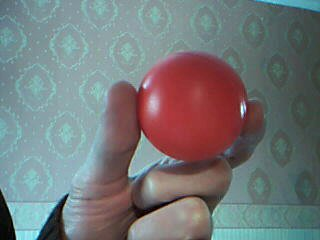
#> input picture cv03/cv03_red_object.jpg, 320 x 240 px; the run also reads 1 picture not shown here
$ python cv03.py
#> lines starting #> are read from the running program, lines starting #| are printed output that depends on the picture; after the words box and inside, x2 and y2 are one past the last pixel; in counts of white or black regions, pixels touching at a corner belong together
# Mady by: Hejsek, Šimon
import cv2
import matplotlib.pyplot as plt
import numpy as np
import os


def load_bitmap(filename):
#> called with filename = 'cv03_objekty1.bmp'
    with open(filename, "rb") as f:
        # load hlavičky
        header = f.read(54)

        # getnutí výšky a šířky
        width = int.from_bytes(header[18:22], byteorder="little")
        height = int.from_bytes(header[22:26], byteorder="little")

        # load zbytku dat
        img_data = np.fromfile(f, dtype=np.uint8)

    row_padded = (width * 3 + 3) & ~3

    # pole na obrazová data
    img = np.zeros((height, width, 3), dtype=np.uint8)

    for row in range(height):
        start = row * row_padded
        end = start + width * 3
        img[height - 1 - row, :] = img_data[start:end].reshape(
            (width, 3)
        )  # Otočíme obrázek vzhůru nohama

    return img


def get_image_size(image):
    height = image.shape[0]
    width = image.shape[1]

    return width, height


def red_ball(path):
    plt.figure(path)
    ball_original = cv2.cvtColor(cv2.imread(path), cv2.COLOR_BGR2RGB)
    ball_tresholded = ball_original.copy()
    plt.subplot(1, 2, 1)
    plt.imshow(ball_original)

    width, height = get_image_size(ball_original)

    for i in range(height):
        for j in range(width):
            r, g, b = ball_original[i, j].tolist()

            try:
                threshold = r / (r + g + b)
                if threshold < 0.5:
                    ball_tresholded[i, j] = [255, 255, 255]
            except:
                continue

    plt.subplot(1, 2, 1)
    plt.imshow(ball_original)

    plt.subplot(1, 2, 2)
    plt.imshow(ball_tresholded)

    plt.show()


def main():

    image = load_bitmap("cv03_objekty1.bmp")
    RGBimage = cv2.cvtColor(image, cv2.COLOR_BGR2RGB)
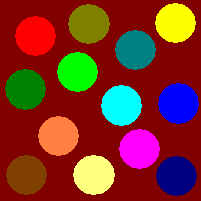
#> RGBimage: shape (201, 201, 3); mean R, G, B 123.7, 50, 38.1

    plt.rcParams["image.cmap"] = "jet"
    plt.imshow(image)
    plt.colorbar()
    plt.show()
    plt.imshow(RGBimage)
    plt.colorbar()
    plt.show()

    image = cv2.imread("cv03_objekty1.bmp")

    # Převod na prostory
    gray_image = cv2.cvtColor(image, cv2.COLOR_BGR2GRAY)
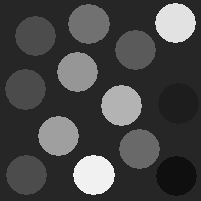
#> gray_image: shape (201, 201); min 15, max 241, mean 70.5
    hsv_image = cv2.cvtColor(image, cv2.COLOR_BGR2HSV)
#> hsv_image: shape (201, 201, 3); mean H, S, V 25.2, 248.9, 159.7
    ycrcb_image = cv2.cvtColor(image, cv2.COLOR_BGR2YCrCb)
#> ycrcb_image: shape (201, 201, 3); mean of channels 0, 1, 2 70.5, 165.8, 109.9

    h, s, v = cv2.split(hsv_image)
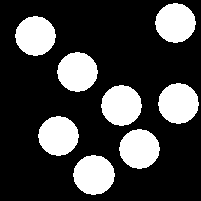
#> v: shape (201, 201); values 128 (black) and 255 (white), 25% white; 8 white regions, largest, box (x1, y1, x2, y2) and area: (158, 83, 199, 124) 1287, (101, 85, 142, 126) 1287, (73, 155, 115, 195) 1286
    y, cr, cb = cv2.split(ycrcb_image)
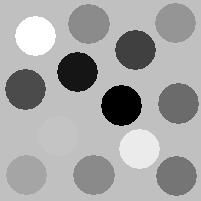
#> cr: shape (201, 201); min 0, max 255, mean 165.8
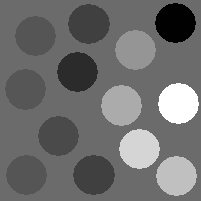
#> cb: shape (201, 201); min 1, max 255, mean 109.9

    fig, axs = plt.subplots(1, 2, figsize=(5, 5))

    axs[0].imshow(cv2.cvtColor(image, cv2.COLOR_BGR2RGB))
    axs[0].set_title("RGB")

    axs[1].imshow(gray_image, cmap="gray")
    axs[1].set_title("Gray")
    plt.tight_layout()
    plt.show()

    # HSV
    fig, axs = plt.subplots(2, 2, figsize=(5, 5))

    axs[0, 0].imshow(cv2.cvtColor(image, cv2.COLOR_BGR2RGB))
    axs[0, 0].set_title("RGB")

    h_plot = axs[0, 1].imshow(h, cmap="jet")
    axs[0, 1].set_title("HSV - H")
    fig.colorbar(h_plot, ax=axs[0, 1])

    s_plot = axs[1, 0].imshow(s, cmap="jet")
    axs[1, 0].set_title("HSV - S")
    fig.colorbar(s_plot, ax=axs[1, 0])

    v_plot = axs[1, 1].imshow(v, cmap="jet")
    axs[1, 1].set_title("HSV - V")
    fig.colorbar(v_plot, ax=axs[1, 1])

    plt.tight_layout()
    plt.show()

    # YCrCb
    fig, axs = plt.subplots(2, 2, figsize=(5, 5))
    axs[0, 0].imshow(cv2.cvtColor(image, cv2.COLOR_BGR2RGB))
    axs[0, 0].set_title("RGB")

    y_plot = axs[0, 1].imshow(y, cmap="gray")
    axs[0, 1].set_title("YCrCb - Y")
    fig.colorbar(y_plot, ax=axs[0, 1])

    cr_plot = axs[1, 0].imshow(cr, cmap="jet")
    axs[1, 0].set_title("YCrCb - Cr")
    fig.colorbar(cr_plot, ax=axs[1, 0])

    cb_plot = axs[1, 1].imshow(cb, cmap="jet")
    axs[1, 1].set_title("YCrCb - Cb")
    fig.colorbar(cb_plot, ax=axs[1, 1])

    # Zobrazení grafu
    plt.tight_layout()
    plt.show()
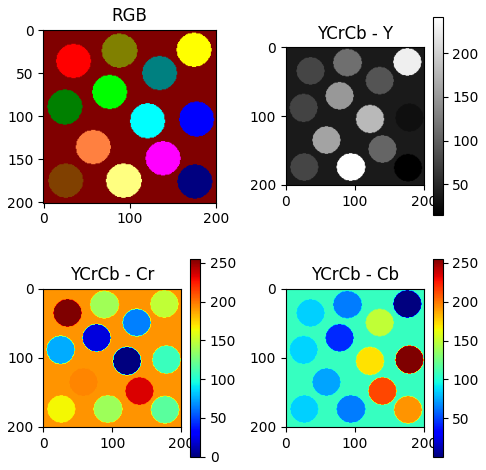
#> figure drawn by matplotlib, 7 panels

    red_ball("cv03_red_object.jpg")
#> in red_ball, `width, height = get_image_size(ball_original)`: width = 320; height = 240
#> after the loop in red_ball, `for i in range(height):`:
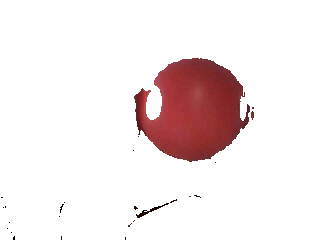
#> ball_tresholded: shape (240, 320, 3); mean R, G, B 242.7, 232.6, 232.9


if __name__ == "__main__":
    main()
